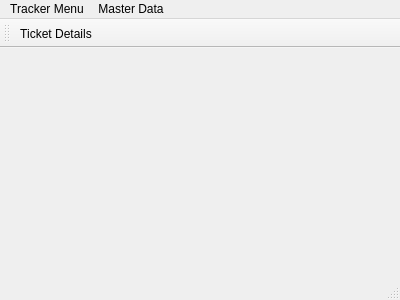
<?xml version="1.0" encoding="UTF-8"?>
<ui version="4.0">
 <class>MainWindow</class>
 <widget class="QMainWindow" name="MainWindow">
  <property name="geometry">
   <rect>
    <x>0</x>
    <y>0</y>
    <width>400</width>
    <height>300</height>
   </rect>
  </property>
  <property name="windowTitle">
   <string>Ticket Tracker - By Dilip S Muthukurussimana</string>
  </property>
  <widget class="QWidget" name="centralWidget"/>
  <widget class="QMenuBar" name="menuBar">
   <property name="geometry">
    <rect>
     <x>0</x>
     <y>0</y>
     <width>400</width>
     <height>23</height>
    </rect>
   </property>
   <widget class="QMenu" name="menuTracker_Menu">
    <property name="title">
     <string>Tracker Menu</string>
    </property>
    <addaction name="actionTicket_Details"/>
   </widget>
   <widget class="QMenu" name="menuMaster_Data">
    <property name="title">
     <string>Master Data</string>
    </property>
    <addaction name="actionUser_Management"/>
    <addaction name="actionTracker_Master_DB"/>
   </widget>
   <addaction name="menuTracker_Menu"/>
   <addaction name="menuMaster_Data"/>
  </widget>
  <widget class="QToolBar" name="mainToolBar">
   <attribute name="toolBarArea">
    <enum>TopToolBarArea</enum>
   </attribute>
   <attribute name="toolBarBreak">
    <bool>false</bool>
   </attribute>
   <addaction name="actionTicket_Details"/>
  </widget>
  <widget class="QStatusBar" name="statusBar"/>
  <action name="actionUser_Management">
   <property name="text">
    <string>User Management</string>
   </property>
  </action>
  <action name="actionTracker_Master_DB">
   <property name="text">
    <string>Tracker Master DB</string>
   </property>
  </action>
  <action name="actionTicket_Details">
   <property name="text">
    <string>Ticket Details</string>
   </property>
  </action>
 </widget>
 <layoutdefault spacing="6" margin="11"/>
 <resources/>
 <connections/>
</ui>
